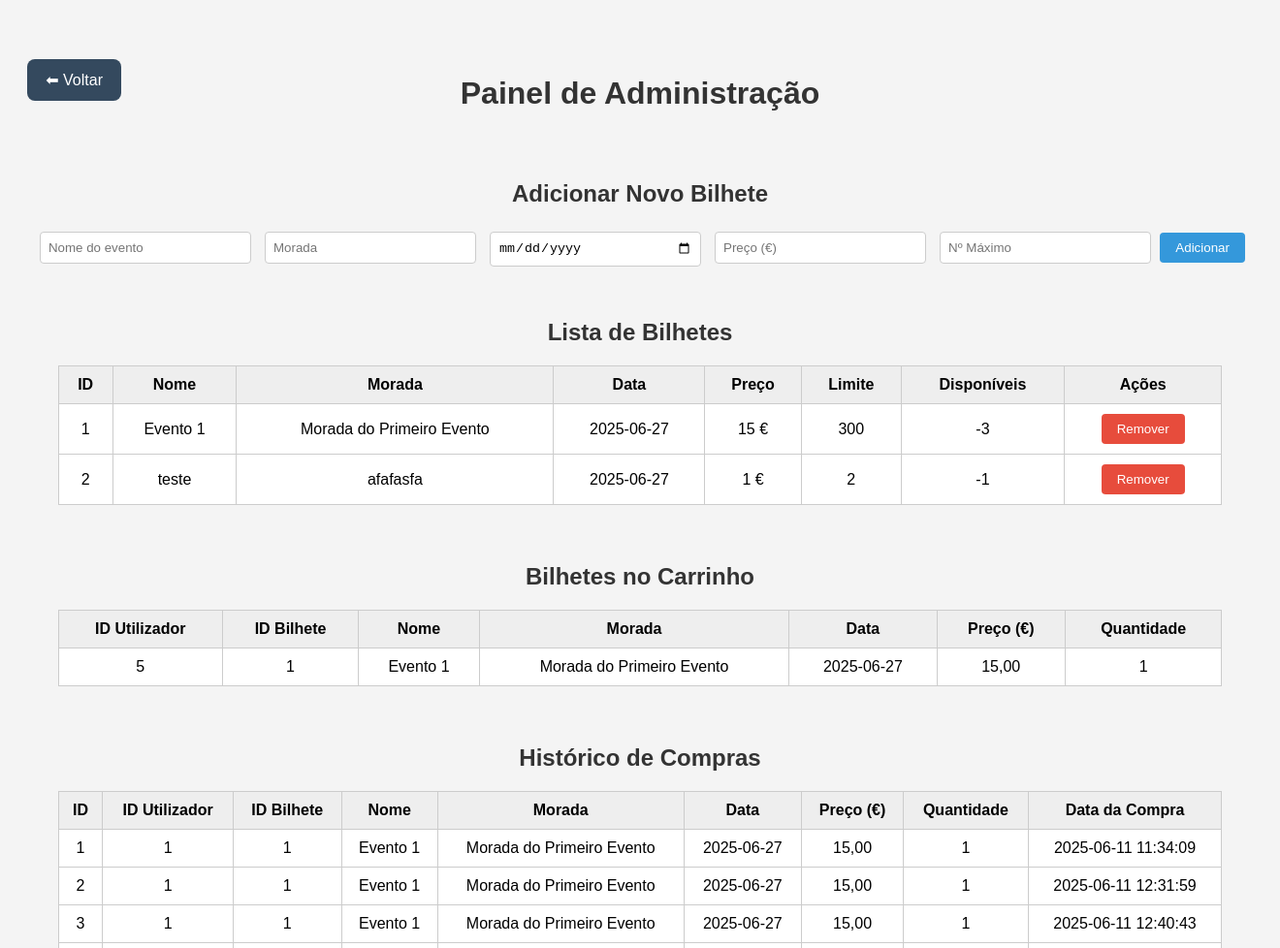
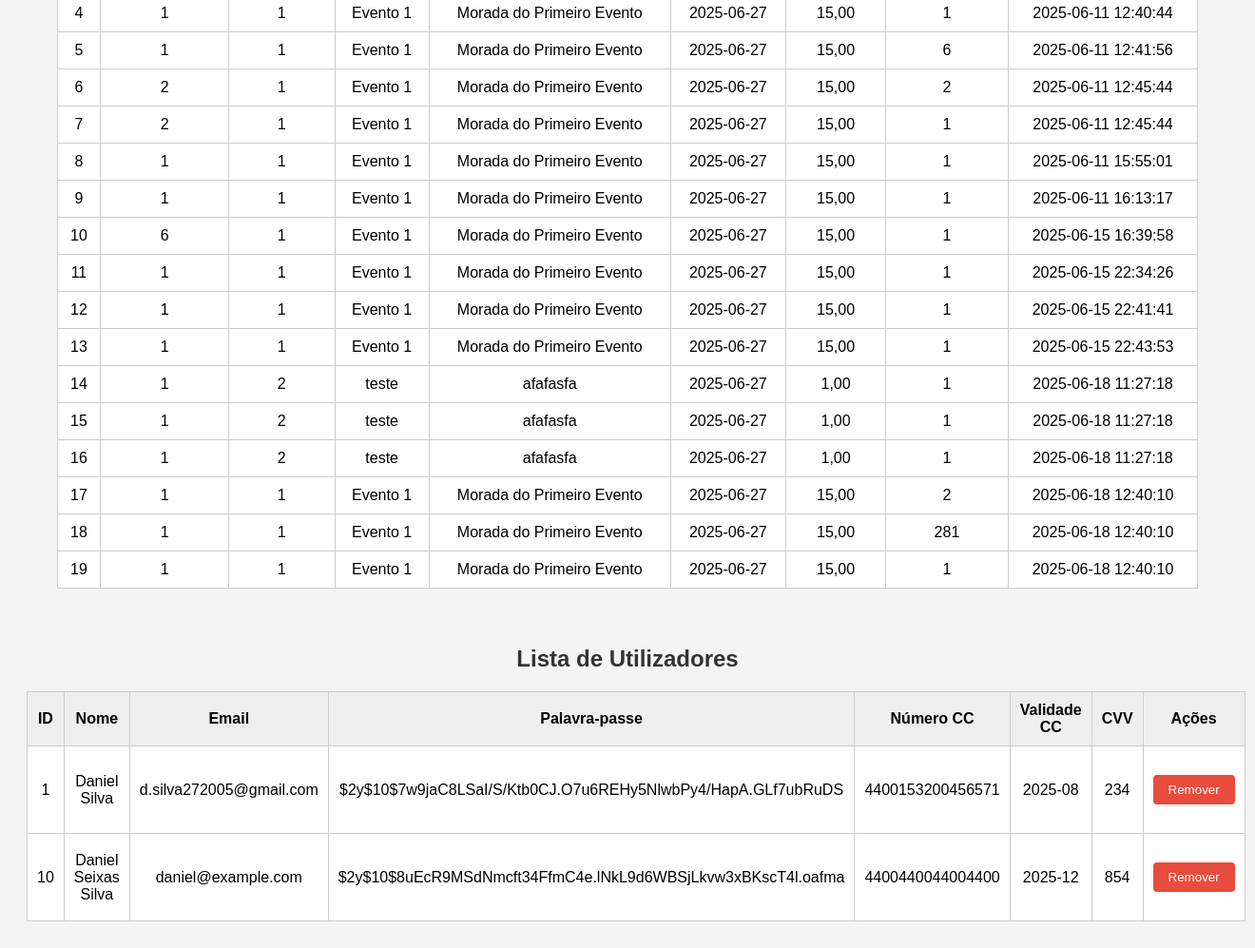
The page /WebSite/admin_page.php on the database as committed earlier (2 pictures, top to bottom).
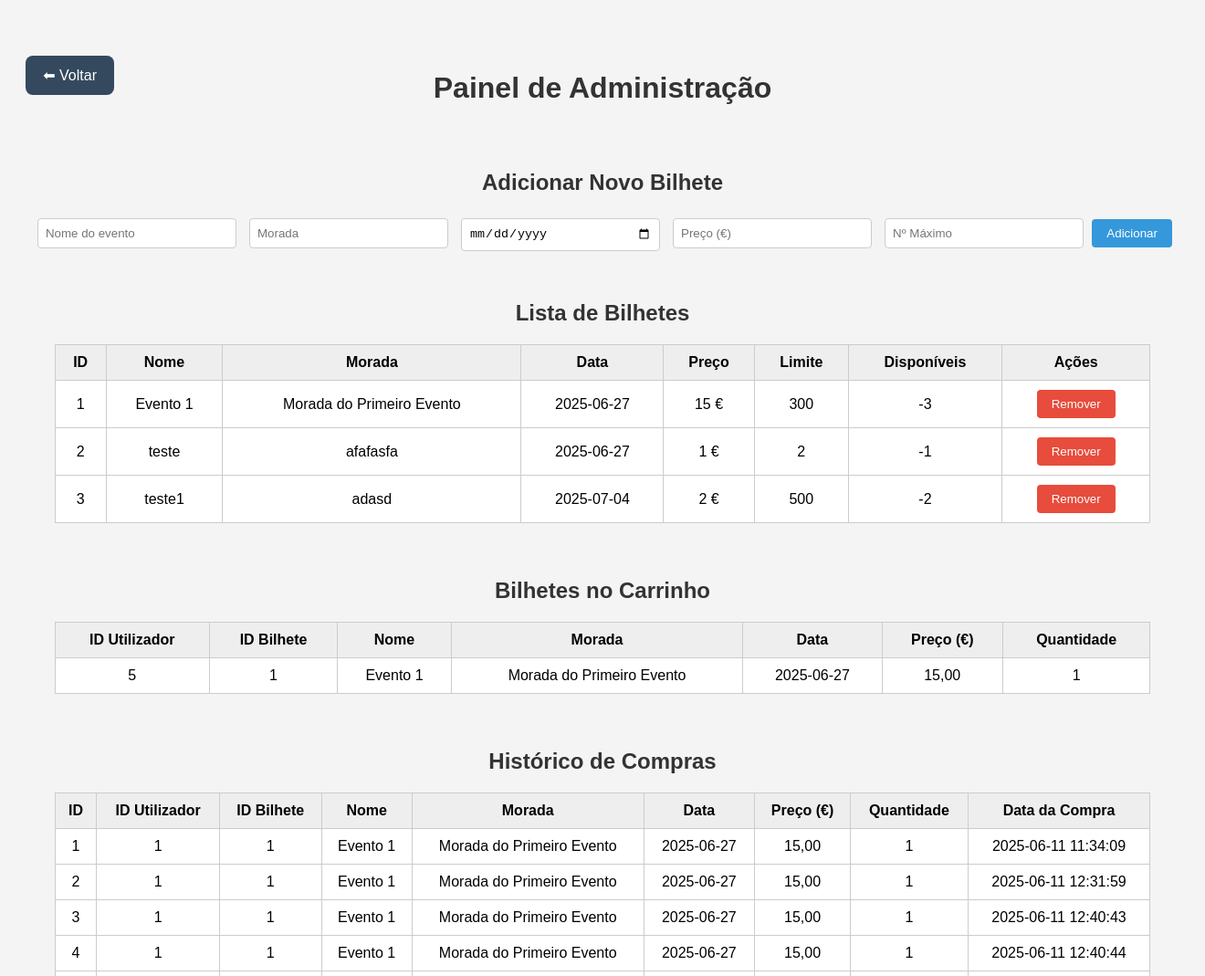
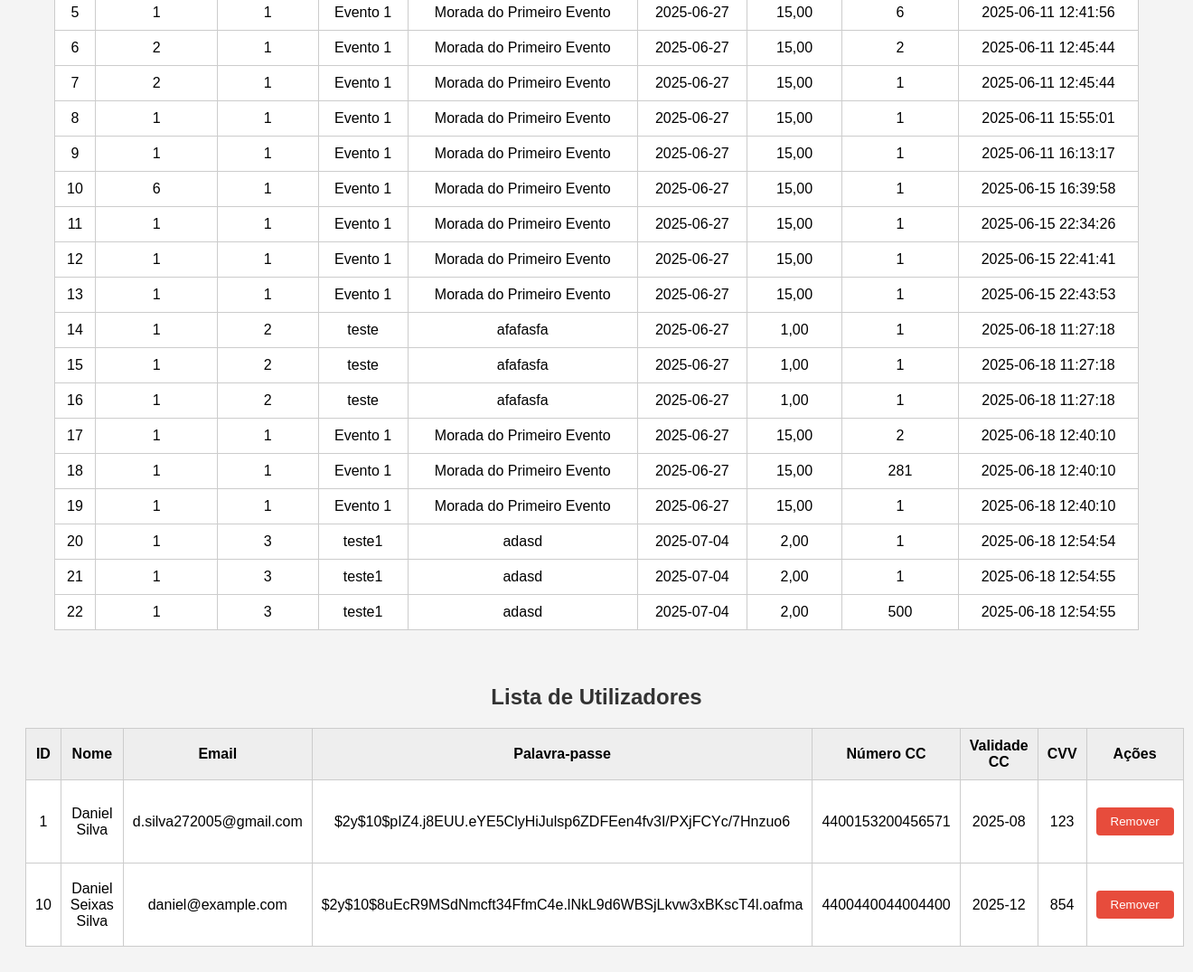
The same page on the database as committed later (2 pictures, top to bottom).
### tables this page shows
CREATE TABLE lista_bilhetes (
        id INTEGER PRIMARY KEY AUTOINCREMENT,
        nome TEXT NOT NULL,
        morada TEXT NOT NULL,
        dia TEXT NOT NULL,
        preco REAL NOT NULL,
        limite INTEGER,
        disponiveis INTEGER
    );

CREATE TABLE historico (
        id INTEGER PRIMARY KEY AUTOINCREMENT,
        user_id INTEGER,
        id_bilhete INTEGER,
        nome TEXT NOT NULL,
        morada TEXT NOT NULL,
        dia TEXT NOT NULL,
        preco REAL NOT NULL,
        quantidade INTEGER,
        data_compra TEXT
    );

CREATE TABLE dados_cliente (
        user_id INTEGER PRIMARY KEY AUTOINCREMENT,
        nome TEXT NOT NULL,
        email TEXT NOT NULL,
        palavrapasse TEXT NOT NULL,
        num_cc INTEGER,
        validade_cc TEXT NOT NULL,
        cvv_cc INTEGER
    );

### WebSite/admin_page.php (the view, shortened to what this page needs)
<?php
$db = new SQLite3('../DataBase/venda_bilhetes.db');
$bilhetes = [];
$result = $db->query("SELECT * FROM lista_bilhetes");
while ($row = $result->fetchArray(SQLITE3_ASSOC)) {
    $bilhetes[] = $row;
}
$bilhetes_carrinho = [];
$resultCarrinho = $db->query("
    SELECT c.user_id, c.id_bilhete, c.quantidade, lb.nome, lb.morada, lb.dia, lb.preco
    FROM carrinhos c
    JOIN lista_bilhetes lb ON c.id_bilhete = lb.id
    ORDER BY c.user_id
");
while ($row = $resultCarrinho->fetchArray(SQLITE3_ASSOC)) {
    $bilhetes_carrinho[] = $row;
}
$historico = [];
$resultHistorico = $db->query("SELECT * FROM historico");
while ($row = $resultHistorico->fetchArray(SQLITE3_ASSOC)) {
    $historico[] = $row;
}
$utilizadores = [];
$resultUsers = $db->query("SELECT * FROM dados_cliente");
while ($row = $resultUsers->fetchArray(SQLITE3_ASSOC)) {
    $utilizadores[] = $row;
}
?>
<!DOCTYPE html>
<html lang="pt">
<head>
</head>
<body>
    <div class="header">
        <a href="index.php" class="voltar">⬅ Voltar</a>
        <h1>Painel de Administração</h1>
    </div>
<section id="gestao-bilhetes">
    <h2>Adicionar Novo Bilhete</h2>
    <form method="POST">
        <input type="text" name="nome" placeholder="Nome do evento" required>
        <input type="text" name="morada" placeholder="Morada" required>
        <input type="date" name="dia" required>
        <input type="number" name="preco" placeholder="Preço (€)" min="0" required>
        <input type="number" name="limite" placeholder="Nº Máximo" min="1" required>
        <button class="add" type="submit" name="adicionar">Adicionar</button>
    </form>
    <h2>Lista de Bilhetes</h2>
    <table>
        <tr>
            <th>ID</th>
            <th>Nome</th>
            <th>Morada</th>
            <th>Data</th>
            <th>Preço</th>
            <th>Limite</th>
            <th>Disponíveis</th>
            <th>Ações</th>
        </tr>
        <?php foreach ($bilhetes as $bilhete): ?>
        <tr>
            <td><?= $bilhete['id'] ?></td>
            <td><?= htmlspecialchars($bilhete['nome']) ?></td>
            <td><?= htmlspecialchars($bilhete['morada']) ?></td>
            <td><?= $bilhete['dia'] ?></td>
            <td><?= $bilhete['preco'] ?> €</td>
            <td><?= $bilhete['limite'] ?></td>
            <td><?= $bilhete['disponiveis'] ?></td>
            <td>
                <form method="POST" style="display:inline;" onsubmit="return confirm('Remover este bilhete?');">
                    <button class="remove" type="submit">Remover</button>
                </form>
            </td>
        </tr>
        <?php endforeach; ?>
    </table>
</section>
<section id="bilhetes-carrinho">
    <h2>Bilhetes no Carrinho</h2>
    <table>
        <thead>
            <tr>
                <th>ID Utilizador</th>
                <th>ID Bilhete</th>
                <th>Nome</th>
                <th>Morada</th>
                <th>Data</th>
                <th>Preço (€)</th>
                <th>Quantidade</th>
            </tr>
        </thead>
        <tbody>
            <?php if (empty($bilhetes_carrinho)): ?>
                <tr><td colspan="7">Nenhum bilhete no carrinho.</td></tr>
            <?php else: ?>
                <?php foreach ($bilhetes_carrinho as $bilhete): ?>
                    <tr>
                        <td><?= htmlspecialchars($bilhete['user_id']) ?></td>
                        <td><?= htmlspecialchars($bilhete['id_bilhete']) ?></td>
                        <td><?= htmlspecialchars($bilhete['nome']) ?></td>
                        <td><?= htmlspecialchars($bilhete['morada']) ?></td>
                        <td><?= htmlspecialchars($bilhete['dia']) ?></td>
                        <td><?= number_format($bilhete['preco'], 2, ',', '.') ?></td>
                        <td><?= htmlspecialchars($bilhete['quantidade']) ?></td>
                    </tr>
                <?php endforeach; ?>
            <?php endif; ?>
        </tbody>
    </table>
</section>
<section id="historico">
    <h2>Histórico de Compras</h2>
    <table>
        <tr>
            <th>ID</th>
            <th>ID Utilizador</th>
            <th>ID Bilhete</th>
            <th>Nome</th>
            <th>Morada</th>
            <th>Data</th>
            <th>Preço (€)</th>
            <th>Quantidade</th>
            <th>Data da Compra</th>
        </tr>
        <?php foreach ($historico as $compra): ?>
        <tr>
            <td><?= $compra['id'] ?></td>
            <td><?= htmlspecialchars($compra['user_id']) ?></td>
            <td><?= htmlspecialchars($compra['id_bilhete']) ?></td>
            <td><?= htmlspecialchars($compra['nome']) ?></td>
            <td><?= htmlspecialchars($compra['morada']) ?></td>
            <td><?= htmlspecialchars($compra['dia']) ?></td>
            <td><?= number_format($compra['preco'], 2, ',', '.') ?></td>
            <td><?= htmlspecialchars($compra['quantidade']) ?></td>
            <td><?= htmlspecialchars($compra['data_compra']) ?></td>
        </tr>
        <?php endforeach; ?>
    </table>
</section>
<section id="utilizadores">
    <h2>Lista de Utilizadores</h2>
    <table>
        <tr>
            <th>ID</th>
            <th>Nome</th>
            <th>Email</th>
            <th>Palavra-passe</th>
            <th>Número CC</th>
            <th>Validade CC</th>
            <th>CVV</th>
            <th>Ações</th>
        </tr>
        <?php foreach ($utilizadores as $utilizador): ?>
        <tr>
            <td><?= htmlspecialchars($utilizador['user_id']) ?></td>
            <td><?= htmlspecialchars($utilizador['nome']) ?></td>
            <td><?= htmlspecialchars($utilizador['email']) ?></td>
            <td><?= htmlspecialchars($utilizador['palavrapasse']) ?></td>
            <td><?= htmlspecialchars($utilizador['num_cc']) ?></td>
            <td><?= htmlspecialchars($utilizador['validade_cc']) ?></td>
            <td><?= htmlspecialchars($utilizador['cvv_cc']) ?></td>
            <td>
                <form method="POST" onsubmit="return confirm('Tem a certeza que quer remover este utilizador?');">
                    <button class="remove" type="submit" name="remover_utilizador">Remover</button>
                </form>
            </td>
        </tr>
        <?php endforeach; ?>
    </table>
</section>
</body>
</html>

### WebSite/admin_page.php (style rules this page uses)
body { font-family: Arial, sans-serif; background-color: #f4f4f4; padding: 20px; }
h1, h2 { text-align: center; margin-top: 50px; color: #333; }
section { margin-bottom: 60px; }
table { width: 95%; margin: 20px auto; border-collapse: collapse; background-color: white; }
th, td { border: 1px solid #ccc; padding: 10px; text-align: center; }
th { background-color: #eee; }
form { margin: 20px auto; text-align: center; }
input[type="text"], input[type="number"], input[type="date"] { margin: 0.3rem; padding: 0.5rem; border: 1px solid #ccc; border-radius: 4px; width: 200px; }
button { padding: 0.5rem 1rem; color: white; border: none; border-radius: 4px; cursor: pointer; }
button.add { background-color: #3498db; }
button.remove { background-color: #e74c3c; }
a { padding: 5px 10px; background-color: #2ecc71; color: white; text-decoration: none; border-radius: 4px; }
.header { display: flex; align-items: center; justify-content: center; position: relative; margin-bottom: 30px; }
.header .voltar { position: absolute; left: 0; color: white; text-decoration: none; margin: 1rem 0; padding: 0.75rem 1.2rem; background-color: #34495e; border-radius: 8px; transition: 0.2s; font-size: 1rem; text-align: center; }

Rows that differ between the two databases and show on the page:
added lista_bilhetes: id "3", nome "teste1", morada "adasd", dia "2025-07-04", preco "2", limite "500", disponiveis "-2"
added historico: id "20", user "1", id_bilhete "3", nome "teste1", morada "adasd", dia "2025-07-04", preco "2,00", quantidade "1", data_compra "2025-06-18 12:54:54"
added historico: id "21", user "1", id_bilhete "3", nome "teste1", morada "adasd", dia "2025-07-04", preco "2,00", quantidade "1", data_compra "2025-06-18 12:54:55"
added historico: id "22", user "1", id_bilhete "3", nome "teste1", morada "adasd", dia "2025-07-04", preco "2,00", quantidade "500", data_compra "2025-06-18 12:54:55"
changed dados_cliente "Daniel Silva": palavrapasse "$2y$10$7w9jaC8LSaI/S/Ktb0CJ.O7u6REHy5NlwbPy4/HapA.GLf7ubRuDS" → "$2y$10$pIZ4.j8EUU.eYE5ClyHiJulsp6ZDFEen4fv3I/PXjFCYc/7Hnzuo6"; cvv_cc "234" → "123"
